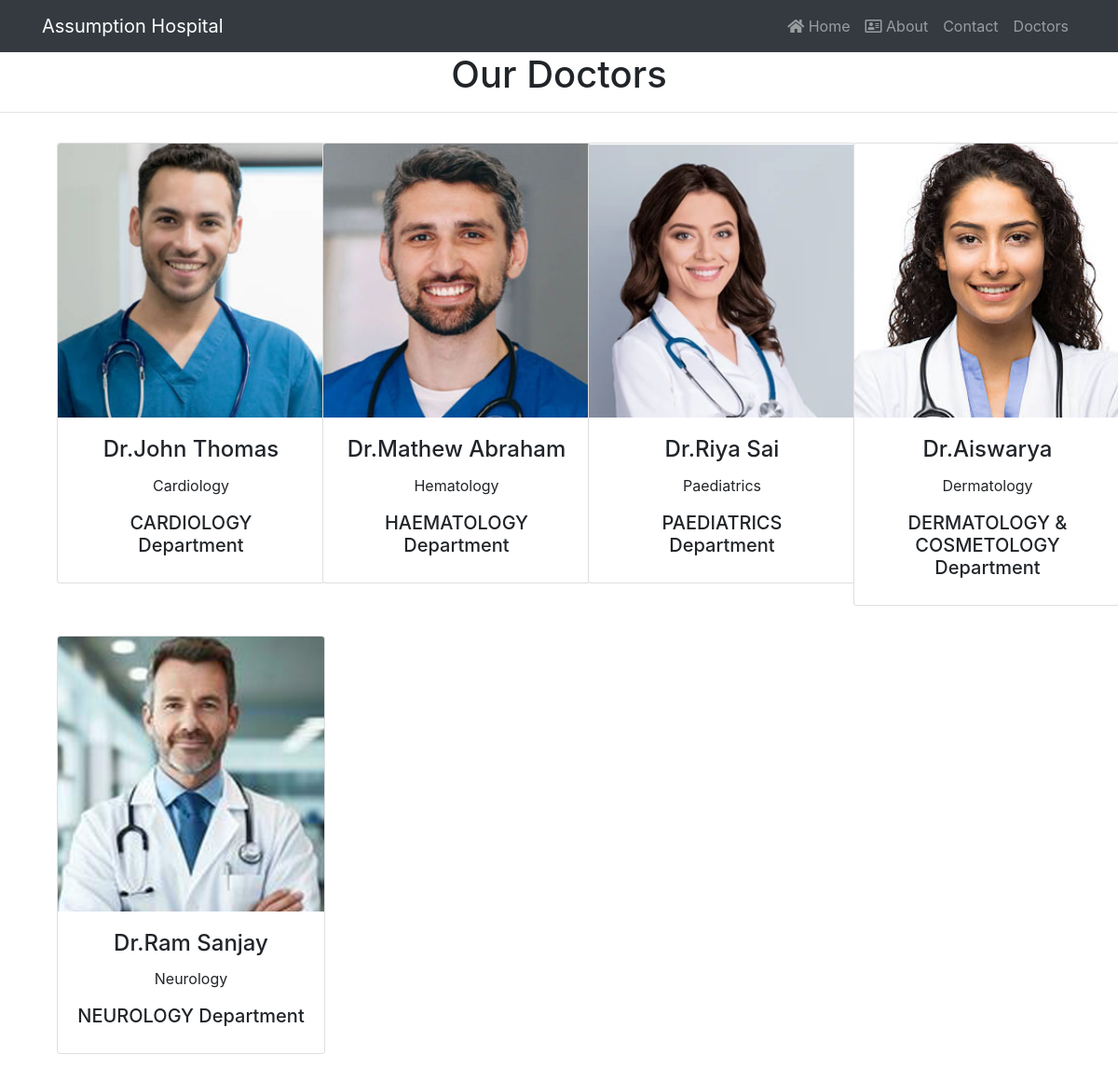
The app's page /doctors/ with its own data.
### hospital/models.py (models this page shows, shortened)
class Doctors(models.Model):
    doc_name=models.CharField(max_length=200)
    doc_spec=models.CharField(max_length=200)
    dep_name=models.ForeignKey(Departments, on_delete=models.CASCADE)
    doc_image=models.ImageField(upload_to='doctors')

class Departments(models.Model):
    dep_name= models.CharField(max_length=100)
    dep_desc= models.TextField()
    def __str__(self):
         return self.dep_name

### hospital/views.py (the view)
# urls.py: path('doctors/',views.doctors,name='doctors'),
def doctors(request):
      dict_docs ={
           'doctors':Doctors.objects.all()
      }
      return render(request,'doctors.html',dict_docs)

### templates/doctors.html (shortened to what this page needs)
{% extends 'base.html' %}
{% load static %}
{% block body %}
<center><h1>Our Doctors</h1></center>
<hr>
  <center>
<div class="container text-center ">
<div class="row">
{% for d in doctors %}
<div class="col-md-3">
<div class="card text-center mx-3 my-3" style="width: 18rem; display:inline-block">
    <img src="{{d.doc_image.url}}" class="card-img-top" alt="...">
    <div class="card-body">
      <h4 class="card-title">Dr.{{d.doc_name}}</h4>
      <p class="card-text">{{d.doc_spec}}</p>
      <h5>{{d.dep_name}} Department</h5>
    </div>
  </div>
</div>
{% endfor %}
</div>
</div>
</center>
{% endblock %}

### templates/base.html (shortened to what this page needs)
 {% load static %}
<html>
<head>
</head>
<link rel="stylesheet" href="https://maxcdn.bootstrapcdn.com/bootstrap/4.3.1/css/bootstrap.min.css">
<link rel="stylesheet" href="https://use.fontawesome.com/releases/v5.6.3/css/all.css"></head>
<link rel="stylesheet" type="text/css" href="{% static 'css/mystyle.css' %}">
<link rel="stylesheet" type="text/css" href="https://cdn.datatables.net/2.2.2/css/dataTables.dataTables.css">
<link rel="stylesheet" type="text/css" href="https://cdn.datatables.net/buttons/3.2.2/css/buttons.dataTables.css">
</head>
<nav class="navbar navbar-expand-sm bg-dark navbar-dark">
    <div class="container">
 <a class="navbar-brand" href="#">Assumption Hospital </a>
 <div class="collapse navbar-collapse" id="mymenu">
    <ul class="navbar-nav text-center ml-auto">
        {% if not request.user.is_staff %}
        <li class="nav-item"><a class="nav-link" href="{% url 'login' %}"><i class="fas fa-home"></i> Home</a></li>
            <li class="nav-item"><a class="nav-link" href="{% url 'about' %}"><i class ="far fa-address-card"></i> About</a></li>
                <li class="nav-item"><a class="nav-link" href="{% url 'contact' %}">Contact</a></li>
                <li class="nav-item"><a class="nav-link" href="{% url 'doctors' %}">Doctors</a></li>
                {% endif %}
                </ul>
            </div>
        </div>
        </nav>
        {% block body %}
        {% endblock %}
</html>

### static/css/mystyle.css (style rules this page uses)
.nav-link { color:white }

### records on screen
Doctors: doc_image (picture), doc_name "John Thomas", doc_spec "Cardiology", dep_name "CARDIOLOGY"
Doctors: doc_image (picture), doc_name "Mathew Abraham", doc_spec "Hematology", dep_name "HAEMATOLOGY"
Doctors: doc_image (picture), doc_name "Riya Sai", doc_spec "Paediatrics", dep_name "PAEDIATRICS"
Doctors: doc_image (picture), doc_name "Aiswarya", doc_spec "Dermatology", dep_name "DERMATOLOGY & COSMETOLOGY"
Doctors: doc_image (picture), doc_name "Ram Sanjay", doc_spec "Neurology", dep_name "NEUROLOGY"
